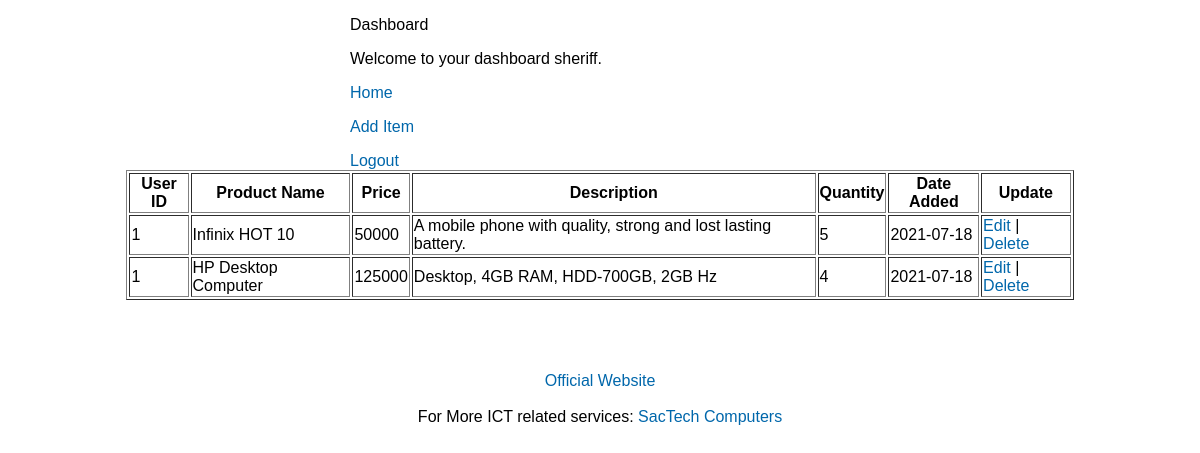
/dashboard.php (signed in), run on the app's committed database.
### tables this page shows
CREATE TABLE `product` (
  `productid` int(10) NOT NULL,
  `userid` int(10) NOT NULL,
  `product_name` varchar(100) NOT NULL,
  `price` int(20) NOT NULL,
  `pdescription` varchar(255) NOT NULL,
  `quantity` int(10) NOT NULL,
  `date_add` date NOT NULL DEFAULT current_timestamp()
);

### dashboard.php (the view, shortened to what this page needs)
<?php
require('db.php');
$uid = $_SESSION['Userid'];
?>
<!DOCTYPE html>
<html>
<head>
<link rel="stylesheet" href="css/style.css" />
</head>
<body>
<div class="form">
<p>Dashboard</p>
<p>Welcome to your dashboard <?php echo $_SESSION['username']; ?>.</p>
<p><a href="index.php">Home</a></p>
<p><a href="additem.php">Add Item</a></p>
<a href="logout.php">Logout</a>
</div>
<div align="center">
        <div>
                <table width='80%' border=1>
                <tr>
                <th>User ID</th><th>Product Name</th> <th>Price</th> <th>Description</th> <th>Quantity</th><th>Date Added</th> <th>Update</th>
                </tr>
                <?php
                $result = mysqli_query($con, "SELECT * FROM product WHERE userid='$uid'");
                while($product_data = mysqli_fetch_array($result)) {
                    echo "<tr>";
                    echo "<td>".$product_data['userid']."</td>";
                    echo "<td>".$product_data['product_name']."</td>";
                    echo "<td>".$product_data['price']."</td>";
                    echo "<td>".$product_data['pdescription']."</td>";
                    echo "<td>".$product_data['quantity']."</td>";
                    echo "<td>".$product_data['date_add']."</td>";
                    echo "<td><a href='edit.php?id=$product_data[productid]'>Edit</a> | <a href='delete.php?id=$product_data[productid]'>Delete</a></td></tr>";
                }
                ?>
                </table>
        </div>
<br /><br /><br /><br />
<a href="https://www.sactechcomputers.com.ng/">Official Website</a> <br /><br />
For More ICT related services: <a href="http://www.sactechcomputers.com.ng/">SacTech Computers</a>
</div>
</body>
</html>

### css/style.css (style rules this page uses)
body { font-family: Arial, Sans-Serif; }
a { color: #0067ab; text-decoration: none; }
.form { width: 500px; margin: 0 auto; }

### data on the page
product: userid "1", product_name "Infinix HOT 10", price "50000", pdescription "A mobile phone with quality, strong and lost lasting battery.", quantity "5", date_add "2021-07-18"
product: userid "1", product_name "HP Desktop Computer", price "125000", pdescription "Desktop, 4GB RAM, HDD-700GB, 2GB Hz", quantity "4", date_add "2021-07-18"

### other printed values
$_SESSION['username'] "sheriff"
